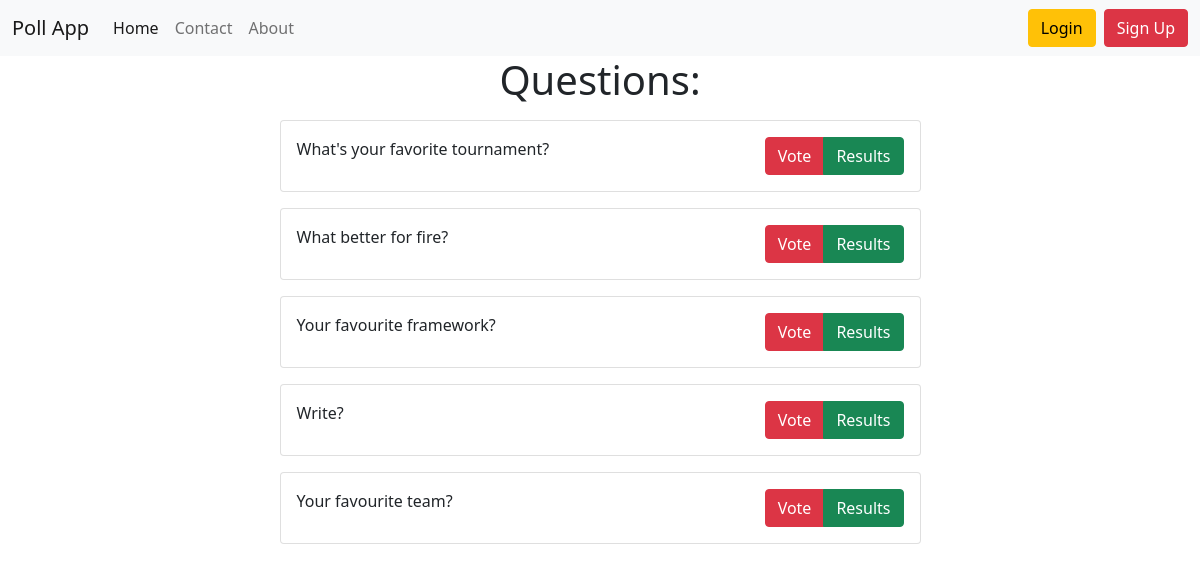
The page / on the database its author committed.
### poll_app/models.py (models this page shows, shortened)
class Question(models.Model):
    question_text = models.CharField(max_length=100, unique=True)
    slug = models.SlugField(unique=True)
    created_at = models.DateTimeField(auto_now_add=True)
    is_active = models.BooleanField(default=True)
    views = models.ManyToManyField(IpModel, related_name='post_views', blank=True)
    class Meta:
        ordering = ['-created_at']

### poll_app/views.py (the view)
# urls.py: path('', HomeView.as_view(), name='home'),
class HomeView(generic.ListView):
    template_name = 'poll_app/home.html'
    context_object_name = 'question_list'
    queryset = Question.objects.filter(is_active=True)

### poll_app/templates/poll_app/home.html (shortened to what this page needs)
{% extends 'base.html' %}
{% block content %}
<h1 class="text-center mb-3">
    Questions:
</h1>
{% if question_list %}
{% for question in question_list %}
<div class="card mb-3">
    <div class="card-body">
        {{ question.question_text }}
        <div class="btn-group float-end" role="group" aria-label="Basic mixed styles example">
            <a type="button" class="btn btn-danger" href="{% url 'poll_app:detail' question.slug %}">Vote</a>
            <a type="button" class="btn btn-success" href="{% url 'poll_app:results' question.slug %}">Results</a>
        </div>
    </div>
</div>
{% empty %}
There are no active polls.
{% endfor %}
{% else %}
<p>No pulls</p>
{% endif %}
{% endblock %}

### rows shown on the page
Question: question_text "What's your favorite tournament?"
Question: question_text "What better for fire?"
Question: question_text "Your favourite framework?"
Question: question_text "Write?"
Question: question_text "Your favourite team?"
